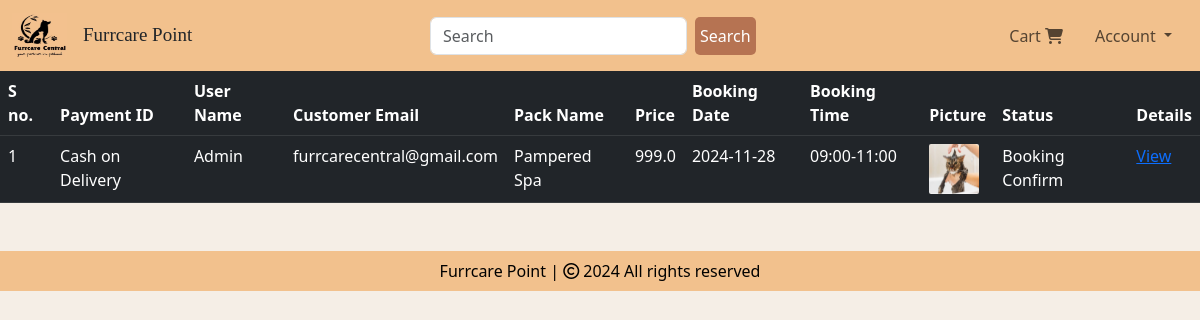
Page /view-orders (signed in) on the earlier database version.
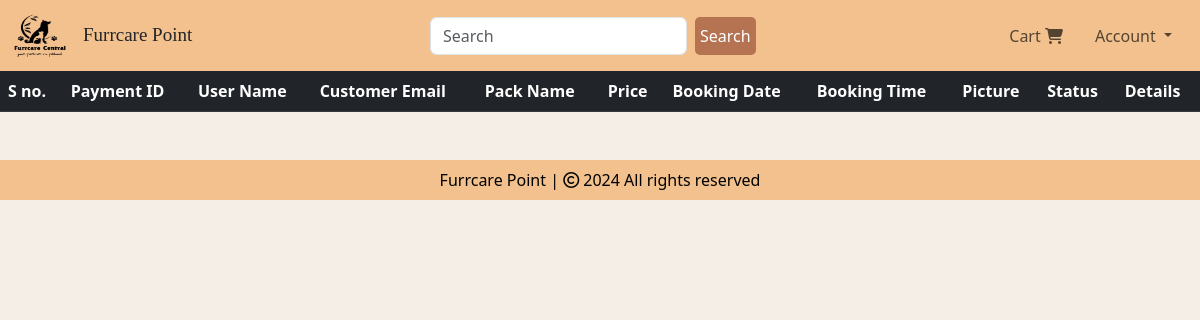
Same page on the later database version.
### website/models.py (models this page shows, shortened)
class Bookdetails(db.Model):
    id = db.Column(db.Integer, primary_key=True)
    pet_type = db.Column(db.String(50), nullable=False)
    breed = db.Column(db.String(100), nullable=False)
    gender = db.Column(db.String(10), nullable=False)
    size = db.Column(db.String(10), nullable=False)
    aggression = db.Column(db.String(10), nullable=False)
    vaccinated = db.Column(db.String(10), nullable=False)
    age = db.Column(db.String(10), nullable=False)
    name = db.Column(db.String(100), nullable=False)
    mobile_number = db.Column(db.String(15), nullable=False)
    pincode = db.Column(db.String(6), nullable=False)
    locality = db.Column(db.String(100), nullable=False)
    address = db.Column(db.String(200), nullable=False)
    city = db.Column(db.String(100), nullable=False)
    state = db.Column(db.String(100), nullable=False)
    landmark = db.Column(db.String(100))
    alternate_mobile_number = db.Column(db.String(15))
    date = db.Column(db.Date, nullable=False)
    time_slot = db.Column(db.String(20), nullable=False)
    quantity = db.Column(db.Integer, nullable=False)
    price = db.Column(db.Float, nullable=False)
    status = db.Column(db.String(100), nullable=False)
    payment_id = db.Column(db.String(1000), nullable=False)
    order_date = db.Column(db.DateTime, default=datetime.now(IST))
    customer_link = db.Column(db.Integer, db.ForeignKey('customer.id'), nullable=False)
    product_link = db.Column(db.Integer, db.ForeignKey('product.id'), nullable=False)

class Customer(db.Model, UserMixin):
    id = db.Column(db.Integer, primary_key=True)
    email = db.Column(db.String(100), unique=True)
    mobile_number=db.Column(db.Integer)
    username = db.Column(db.String(100))
    password_hash = db.Column(db.String(150))
    date_joined = db.Column(db.DateTime(), default=datetime.utcnow)
    cart_items = db.relationship('Cart', backref=db.backref('customer', lazy=True))
    orders = db.relationship('Order', backref=db.backref('customer', lazy=True))
    bookdetails = db.relationship('Bookdetails', backref=db.backref('customer', lazy=True))
    @property
    def password(self):
        raise AttributeError('Password is not a readable Attribute')

class Product(db.Model):
    id = db.Column(db.Integer, primary_key=True)
    pet_type = db.Column(db.String(50), nullable=False)
    product_name = db.Column(db.String(100), nullable=False)
    current_price = db.Column(db.Integer, nullable=False)
    previous_price = db.Column(db.Integer, nullable=False)
    discount = db.Column(db.Integer, nullable=False)
    in_stock = db.Column(db.Integer, nullable=False)
    product_picture = db.Column(db.String(1000), nullable=False)
    flash_sale = db.Column(db.Boolean, default=False)
    description = db.Column(db.Text, nullable=True)
    date_added = db.Column(db.DateTime, default=datetime.now(IST))
    carts = db.relationship('Cart', backref=db.backref('product', lazy=True))
    orders = db.relationship('Order', backref=db.backref('product', lazy=True))
    bookdetails = db.relationship('Bookdetails', backref=db.backref('product', lazy=True))

### website/admin.py (the view)
@admin.route('/view-orders')
@login_required
def order_view():
    if current_user.id == 1:
        orders = Bookdetails.query.all()
        return render_template('view_orders.html', orders=orders)
    return render_template('404.html')

### website/__init__.py (called while the page is built)
def create_app():
    app = Flask(__name__)
    app.config['SECRET_KEY'] = 'hbnwdvbn ajnbsjn ahe'
    app.config['SQLALCHEMY_DATABASE_URI'] = f'sqlite:///{DB_NAME}'
    db.init_app(app)
    @app.errorhandler(404)
    def page_not_found(error):
        return render_template('404.html')
    login_manager = LoginManager()
    login_manager.init_app(app)
    login_manager.login_view = 'auth.login'
    @login_manager.user_loader
    def load_user(id):
        return Customer.query.get(int(id))
    from .views import views
    from .auth import auth
    from .admin import admin
    from .models import Customer, Cart, Product, Order
    app.register_blueprint(views, url_prefix='/') # localhost:5000/about-us
    app.register_blueprint(auth, url_prefix='/') # localhost:5000/auth/change-password
    app.register_blueprint(admin, url_prefix='/')
    return app

### website/templates/view_orders.html (shortened to what this page needs)
{% extends 'base.html' %}
{% block body %}
<table class="table table-dark table-hover">
    <thead>
        <tr>
            <th scope="col">S no.</th>
            <th scope="col">Payment ID</th>
            <th scope="col">User Name</th>
            <th scope="col">Customer Email</th>
            <th scope="col">Pack Name</th>
            <th scope="col">Price</th>
            <th scope="col">Booking Date</th>
            <th scope="col">Booking Time </th>
            <th scope="col">Picture</th>
            <th scope="col">Status</th>
            <th scope="col">Details</th>
        </tr>
    </thead>
    <tbody>
        {% for order in orders %}
        <tr>
            <td>{{ order.id }}</td>
            <td>{{ order.payment_id }}</td>
            <td>{{ order.customer.username }}</td>
            <td>{{ order.customer.email }}</td>
            <td>{{ order.product.product_name }}</td>
            <td>{{ order.price }}</td>
            <td>{{ order.date }}</td>
            <td>{{ order.time_slot }}</td>
            <td><img src="{{ order.product.product_picture }}" alt="" style="height: 50px; width: 50px; border-radius: 2px;"></td>
            <td>{{ order.status}}</td>
            <td>
                <a href="/update-order/{{ order.id }}"  target="_blank">View</a>
            </td>
        </tr>
        {% endfor %}
    </tbody>
</table>
{% endblock %}

Differences in the rows shown:
removed Bookdetails: id "1", payment_id "Cash on Delivery", customer.username "Admin", customer.email "furrcarecentral@gmail.com", product.product_name "Pampered Spa", price "999.0", date "2024-11-28", time_slot "09:00-11:00", product.product_picture (picture), status "Booking Confirm"
